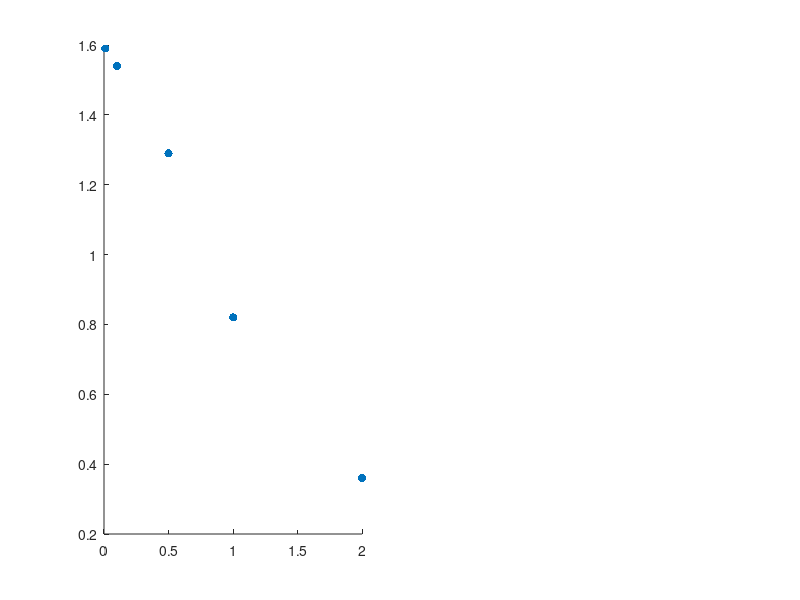

Reproduce this figure in MATLAB. (Note: this script raises an error after producing the figure.)

factor=[2 1 0.5 0.1 0.01 ];
topamplitude=[14.25 15.54 16.06 16.36 16.42 ];
bottomamplitude=[13.89 14.72 14.77 14.82 14.83 ];
frequency=[12/90 6/65 7/90 7/100 6/87 ];

figure(1)
subplot(1,2,1)
scatter(factor, topamplitude-bottomamplitude, 'fill')
h = lsline;
lsline
set(h,'linewidth',2, 'color', 'k')
title('amplitude [\mum]')
xlabel('G_C_a * factor [-]')

subplot(1,2,2)
scatter(factor, frequency, 'fill')
h = lsline;
lsline
set(h,'linewidth',2, 'color', 'k')
title('frequency [Hz]')
xlabel('G_C_a * factor [-]')
